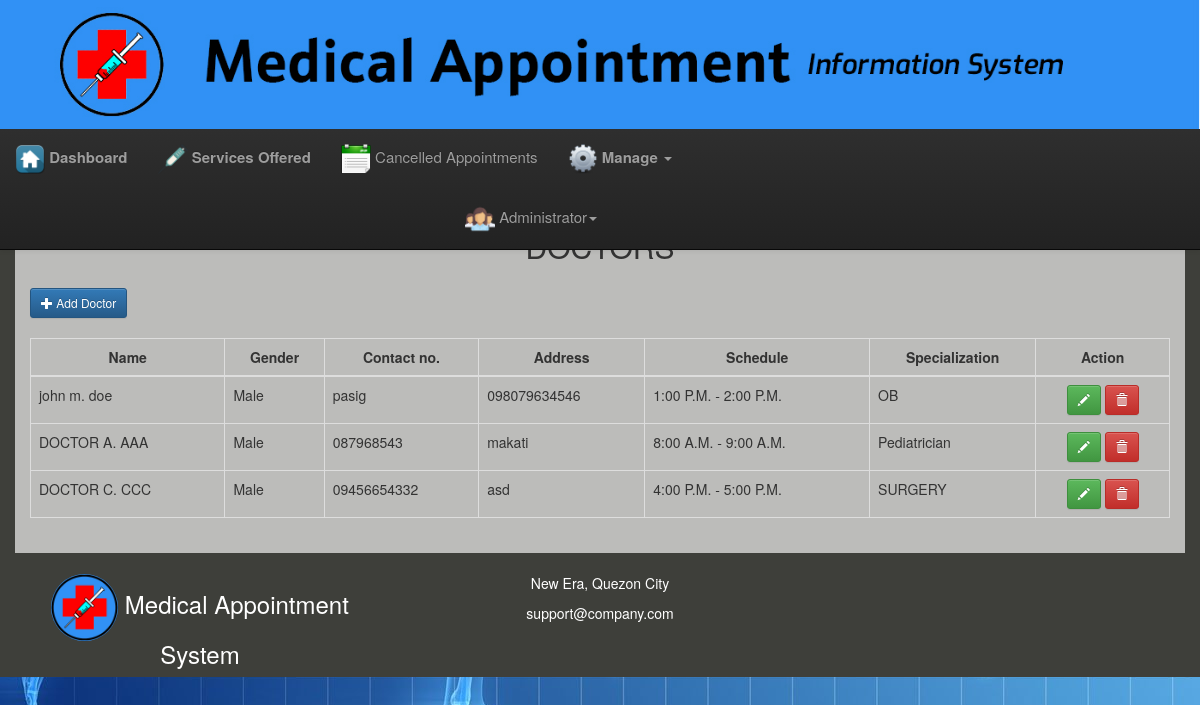
/admin/doctor_list.php (signed in), run on the app's committed database.
### tables this page shows
CREATE TABLE `tbldoctor` (
  `id` int(255) NOT NULL,
  `img` text NOT NULL,
  `fname` varchar(255) NOT NULL,
  `mname` varchar(255) NOT NULL,
  `lname` varchar(255) NOT NULL,
  `gender` varchar(255) NOT NULL,
  `contact` varchar(50) NOT NULL,
  `address` varchar(255) NOT NULL,
  `specialization` varchar(255) NOT NULL,
  `schedule` varchar(255) NOT NULL,
  `username` varchar(255) NOT NULL,
  `password` varchar(255) NOT NULL
);

### admin/doctor_list.php (the view, shortened to what this page needs)
<!DOCTYPE html>
<html lang="en">
<head>
  <link rel="stylesheet" href="../assets/bootstrap/css/bootstrap.min.css">
  <link rel="stylesheet" href="../assets/bootstrap/css/bootstrap-theme.css">
  <link rel="stylesheet" href="../assets/css/containers.css">
</head>
<body class="backgroundimage">
<?php include ('nav.php'); ?>
        <div style="margin-top:190px;" class="col-lg-12 carcolumn">
            <div class="container" style="background-color:rgba(255,255,255,0.65);width:auto;margin-top:0px;margin-right:0px;margin-left:0px;height:auto;">
                <h2 align="center">DOCTORS</h2>
                <div class="row">
                <div class="panel-body">
   <div class="row" style="margin-right:-15px;margin-left:-15px;" >
        <div class="col-md-12">
            <section id="content">
            <a href="add_doctor.php" class="btn btn-primary btn-sm  waves-effect"> <i class="glyphicon glyphicon-plus"></i> Add Doctor</a><br><br>
            <table class="table table-bordered table-hover">
                                <thead>
                                    <tr>
                                        <th><center>Name</center></th>
                                        <th><center>Gender</center></th>
                                        <th><center>Contact no.</center></th>
                                        <th><center>Address</center></th>
                                        <th><center>Schedule</center></th>
                                        <th><center>Specialization</center></th>
                                        <th><center>Action</center></th>
                                    </tr>
                                </thead>
                                <tbody>
                                         <?php
                    require_once '../config.php';
                    $sql = "SELECT * FROM tbldoctor";
                    if($result = $mysqli->query($sql)){
                        if($result->num_rows > 0){
                                while($rows = $result->fetch_array()){
					$doctor_id = $rows['id'];
                                        ?>
                                    <tr>
                    <td><?php echo $rows['fname'];?> <?php echo $rows['mname'];?>. <?php echo $rows['lname'];?></td>
                    <td><?php echo $rows['gender'];?></td>
                    <td><?php echo $rows['contact'];?></td>
                    <td><?php echo $rows['address'];?></td>
                    <td><?php echo $rows['schedule'];?></td>
                    <td><?php echo $rows['specialization'];?></td>
                    <td><center>
                        <a  href="#update_doc<?php echo $rows['id']; ?>"  data-target="#update_doc<?php echo $rows['id']; ?>" data-toggle="modal"  class="btn btn-sm btn-success"><span class="glyphicon glyphicon-pencil"></span></a>
                        <a href="#deldoctor<?php echo $doctor_id; ?>" data-target ="#deldoctor<?php echo $doctor_id;?>" data-toggle="modal" class="btn btn-sm btn-danger"><i class="glyphicon glyphicon-trash"></i></a>
                    </center>
                    </td>
                                    </tr>
                                   <?php }}} ?>
                                </tbody>
                            </table>
    </div>
</div>
</div>
  </div>
                </div>
              </div>
      <footer style="margin-right:auto" class="container footercontainer">
        <div class="row">
            <div style="margin-top:1px" class="col-md-4 col-sm-6 footer-navigation logoicon">
                <h3 align="center"><a href="#"><img src="../assets/img/logo1.jpg" width="67" height="67" class="img-circle"/></a> Medical Appointment System</h3>
            </div>
            <div style="margin-top:20px" class="col-md-4 col-sm-6 footer-contacts">
                    <p align="center">New Era, Quezon City </p>
                    <p align="center"> support@company.com</p>
            </div>
        </div>
    </footer>
</body>
</html>

### admin/nav.php (shortened to what this page needs)
<nav id="myNavbar" class="navbar navbar-default navbar-inverse navbar-fixed-top" role="navigation" style="margin-top: 0px "> <img class="img-responsive" src="../icons/banner3.1.jpg" width="1400" height="249"/>
      <div class="collapse navbar-collapse" id="navbarCollapse">
        <ul class="nav navbar-nav">
          <li><a href="admin.php" style="font-size:15px;"><strong><img src="../icons/Apps-Home-icon.png" style="max-height:30px;"/> Dashboard </strong></a></li>
          <li><a href="#" data-target="#services_offered" data-toggle="modal" style="font-size:15px;"><strong><img src="../icons/services-offered.png" style="max-height:30px;"/> Services Offered</strong></a></li>
          <li><a href="cancelled_appointments.php" style="font-size:15px;"><img src="../icons/requested-appointments.png" style="max-height:30px;"/> Cancelled Appointments</a></li>
           <li class="dropdown">
              <a href="#" class="dropdown-toggle" data-toggle="dropdown" role="button" aria-haspopup="true" aria-expanded="false" style="font-size:15px;">
              <img src="../icons/Manage.png" style="max-height:30px;"/><strong> Manage </strong> <span class="caret"></span></a>
        <li class="dropdown" style="margin-left:450px">
              <a href="#" class="dropdown-toggle" data-toggle="dropdown" role="button" aria-haspopup="true" aria-expanded="false" style="font-size:15px;">
			  <img src="../icons/admin.png" style="max-height:30px;"/> Administrator<span class="caret"></span></a>
      </div>
  </nav>

### assets/css/containers.css (style rules this page uses)
.footercontainer { padding-top: 5px; margin-top: 20px; color: white; background-color: rgb(62,63,58); width: auto; height: auto; }
.logoicon { margin-top: -20px; }
.backgroundimage { background-image: url(../../icons/background-image.jpg); background-repeat: no-repeat; background-size: cover; }
@media (max-width:1200px) { .footercontainer { margin-top: 20px; } }

### data on the page
tbldoctor: fname "john", mname "m", lname "doe", gender "Male", contact "pasig", address "098079634546", schedule "1:00 P.M. - 2:00 P.M.", specialization "OB"
tbldoctor: fname "DOCTOR", mname "A", lname "AAA", gender "Male", contact "087968543", address "makati", schedule "8:00 A.M. - 9:00 A.M.", specialization "Pediatrician"
tbldoctor: fname "DOCTOR", mname "C", lname "CCC", gender "Male", contact "09456654332", address "asd", schedule "4:00 P.M. - 5:00 P.M.", specialization "SURGERY"
